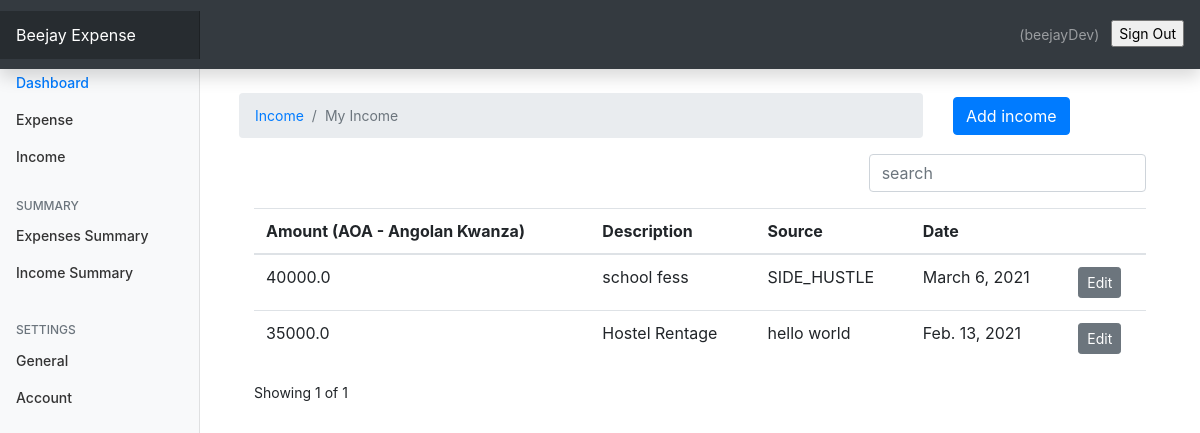
/income/ (signed in), run on the app's committed database.
### userpreferences/models.py (models this page shows, shortened)
class UserPreference(models.Model):
    user = models.OneToOneField(to=User, on_delete=models.CASCADE)
    currency = models.CharField(max_length=255, blank=True, null=True)

### userIncome/models.py (models this page shows, shortened)
class Income(models.Model):
    amount = models.FloatField()
    date = models.DateField(default=now)
    description = models.TextField()
    user = models.ForeignKey(to=User, on_delete=models.CASCADE)
    source = models.CharField(max_length=256)
    class Meta:
        ordering = ['-date']

### userIncome/views.py (the view)
# urls.py: path('income/', include('userIncome.urls')),
@login_required(login_url='/login')
def income(request):
    sources = Source.objects.all()
    income = Income.objects.filter(user=request.user)
    currency = UserPreference.objects.get(user=request.user).currency
    paginator = Paginator(income, 5)
    page_number = request.GET.get('page')
    page_obj = Paginator.get_page(paginator, page_number)
    context = {
            'income': income,
            'page_obj': page_obj,
            'currency': currency
            }
    return render(request, 'income/index.html', context)

### templates/income/index.html (shortened to what this page needs)
{% extends 'base.html' %}                                  {% load static %}
                                                           {% block content %}                                        <div class="container mt-4">                                       <div class="row">                                          <div class="col-md-9">                                             <nav aria-label="breadcrumb">                                <ol class="breadcrumb">                                                  <li class="breadcrumb-item"><a href="">Income</a></li>                                                               <li class="breadcrumb-item active" aria-current="page">My Income</li>
											   </ol>
										   </nav>                                                             </div>
										   <div class="col-md-3 mt-1">                                        <a href="{% url 'add_income' %}" class="btn btn-primary">Add income</a>                                     </div>
        </div>                                                                                                                <div class="container">                                    {% if income.count %}                                     <div class="row">                                                  <div class="col-md-8"></div>                               <div class="col-md-4">                                             <div class="form-group">                                           <input type="text" class="form-control" id="searchField"  placeholder="search" />
                        </div>
                </div>
        </div>
        <div class="app-table">
                <table class="table table-stripped table-hover">     <thead>                                                      <tr>                                                         <th scope="col">Amount ({{currency }})</th>                     <th scope="col">Description</th>                           <th scope="col">Source</th>
              <th scope="col">Date</th>
              <th></th>
           </tr>
  </thead>
  <tbody>
	  {% for income in page_obj %}
          <tr>
		  <td>{{ income.amount }}</td>                               <td>{{ income.description }}</td>                           <td>{{ income.source }}</td>
		  <td>{{ income.date }}</td>                                                                                           <td><a href="{% url 'edit-income' income.id %}" class="btn btn-secondary btn-sm">Edit</a></td>
          </tr>
          {% endfor %}
  </tbody>
        </table>
        </div>
                                                               <div class="pagination-container">
        <div class="">                                                     Showing {{ page_obj.number }} of {{ page_obj.paginator.num_pages }}                                           </div>
{% endif %}
        </div>
        </div>
</div>
{% endblock content %}

### templates/navbar.html (shortened to what this page needs)
<nav class="navbar navbar-dark sticky-top bg-dark flex-md-nowrap p-0 shadow">
  <a class="navbar-brand col-md-3 col-lg-2 mr-0 px-3" href="#">Beejay Expense</a>
  <ul class="navbar-nav px-3" style="display: flex; flex-direction: row; align-items: center;">
	  <li class='nav-item text-nowrap'>
    <span class="nav-link mr-1" href="">({{ request.user.username }})</span>
    </li>
	  <li class='nav-item text-nowrap mt-1 ml-2 mb-2'>
		  <form action="{% url 'logout' %}" method='post' />
			  <input class='mt-3 text text-capitalize' type='submit' value='sign out' />
    </li>
  </ul>
</nav>

### static/css/dashboard.css (style rules this page uses)
body { font-size: .875rem; }
.navbar-brand { padding-top: .75rem; padding-bottom: .75rem; font-size: 1rem; background-color: rgba(0, 0, 0, .25); box-shadow: inset -1px 0 0 rgba(0, 0, 0, .25); }

### static/css/main.css (style rules this page uses)
body { margin: 0; padding: 0; }

### data on the page
UserPreference: currency "AOA - Angolan Kwanza"
Income: amount "40000.0", description "school fess", source "SIDE_HUSTLE", date "March 6, 2021"
Income: amount "35000.0", description "Hostel Rentage", source "hello world", date "Feb. 13, 2021"

### other printed values
{{ request.user.username }} "beejayDev"
{{ page_obj.number }} "1"
{{ page_obj.paginator.num_pages }} "1"
